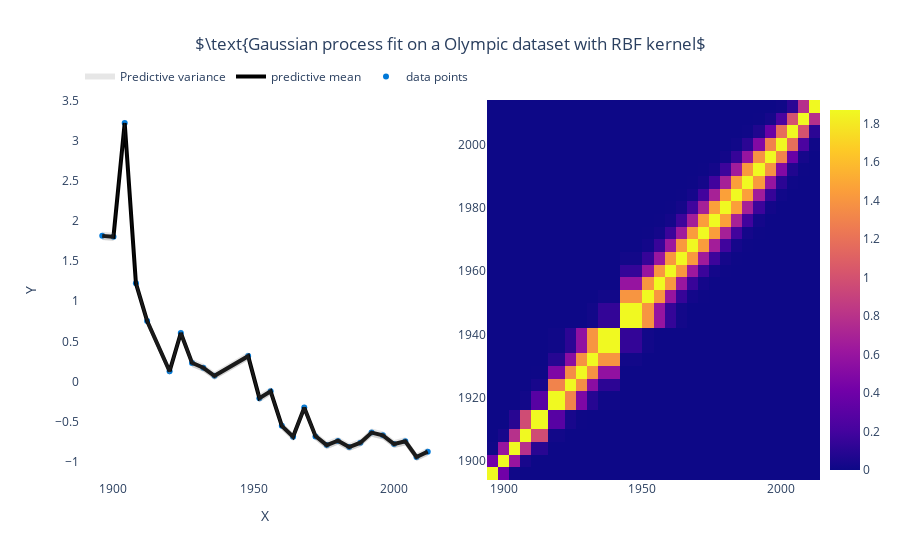

The cell this chart's notebook holds for it:
### Code cell
import torch
from nsgp import NSGP
from nsgp.utils.inducing_functions import f_kmeans

torch.manual_seed(0)

X_bar = f_kmeans(X5, num_inducing_points=4, random_state=0)
model = NSGP(X5, y5, X_bar=X_bar)

optim = torch.optim.Adam(model.parameters(), lr=0.1)

losses = []
model.train()
for _ in range(200):
    optim.zero_grad()
    loss = model.nlml()
    losses.append(loss.item())
    loss.backward()
    optim.step()

# print(losses)
model.eval()

y5_, y5_var = model.predict(X5_)
y5_ = y5_.detach().cpu()
y5_std2 = np.sqrt(y5_var.diagonal().detach().cpu())*2

fig = get_fig(1,2)
fig.update_layout(xaxis={'domain': [0, 0.5]},
        xaxis2={'domain': [0.55, 1]})
fig.add_trace(go.Scatter(x=X5.ravel(), y=y5.ravel(),
                    mode='markers',opacity=1,
                    name='data points',line=dict(width=4, color='#0078D7'), 
                    hovertemplate='(%{x:.2f},%{y:.2f})'), row=1, col=1)
fig.add_trace(go.Scatter(x=X5_.ravel(), y=y5_.ravel(),
                    mode='lines',opacity=1,
                    name='predictive mean',line=dict(width=4, color='black'), 
                    hovertemplate='(%{x:.2f},%{y:.2f})'), row=1, col=1)
fig.add_trace(go.Scatter(x=X5_.ravel(), y=y5_.ravel()-y5_std2.ravel(), fill='tonexty',
                         fillcolor='rgba(128,128,128,0.2)',showlegend=False,name='Predictive variance',
                         hovertemplate='(%{x:.2f},%{y:.2f})',
                    mode='none' # override default markers+lines
                    ), row=1, col=1)
fig.add_trace(go.Scatter(x=X5_.ravel(), y=y5_.ravel()+y5_std2.ravel(), fill='tonexty',
                         fillcolor='rgba(128,128,128,0.2)',
                         hovertemplate='(%{x:.2f},%{y:.2f})',
                    mode= 'none', name='Predictive variance'), row=1, col=1)

fig.add_trace(go.Heatmap(x=X5.ravel(), 
                         y=X5.ravel(), 
                         z=model.GlobalKernel(X5, X5).detach().cpu(),
                         colorbar=dict(x=1)), row=1, col=2)

fig.update_layout(
    title_text='$'+'\\text{Gaussian process fit on a Olympic dataset with RBF kernel$', 
                title_x=0.5,
                xaxis_title="X",
                yaxis_title="Y",
                legend=dict(
    orientation="h", x=0, y=1.1)
                )

fig.show()

### Figure 1 — Plotly figure (JSON) as saved in the notebook; plotly's stock layout.template omitted (floating-point values rounded to 4 significant figures; data arrays with more than 128 entries replaced by an {"elided": "..."} marker saying what was removed)
{"data": [{"hovertemplate": "(%{x:.2f},%{y:.2f})", "line": {"color": "#0078D7", "width": 4}, "mode": "markers", "name": "data points", "opacity": 1, "type": "scatter", "x": [1896, 1900, 1904, 1908, 1912, 1920, 1924, 1928, 1932, 1936, 1948, 1952, 1956, 1960, 1964, 1968, 1972, 1976, 1980, 1984, 1988, 1992, 1996, 2000, 2004, 2008, 2012], "xaxis": "x", "y": [1.813, 1.802, 3.218, 1.222, 0.7518, 0.1276, 0.6045, 0.2311, 0.1713, 0.07022, 0.3157, -0.2075, -0.1212, -0.5524, -0.689, -0.3236, -0.6833, -0.7896, -0.7394, -0.8148, -0.7623, -0.636, -0.6707, -0.7778, -0.7453, -0.9396, -0.8738], "yaxis": "y"}, {"hovertemplate": "(%{x:.2f},%{y:.2f})", "line": {"color": "black", "width": 4}, "mode": "lines", "name": "predictive mean", "opacity": 1, "type": "scatter", "x": [1896, 1900, 1904, 1908, 1912, 1920, 1924, 1928, 1932, 1936, 1948, 1952, 1956, 1960, 1964, 1968, 1972, 1976, 1980, 1984, 1988, 1992, 1996, 2000, 2004, 2008, 2012], "xaxis": "x", "y": [1.813, 1.802, 3.217, 1.222, 0.7516, 0.1281, 0.6036, 0.232, 0.1705, 0.07057, 0.3153, -0.2068, -0.1215, -0.5531, -0.687, -0.3264, -0.6803, -0.7921, -0.7376, -0.8159, -0.7615, -0.6364, -0.6705, -0.7778, -0.7453, -0.9395, -0.8737], "yaxis": "y"}, {"fill": "tonexty", "fillcolor": "rgba(128,128,128,0.2)", "hovertemplate": "(%{x:.2f},%{y:.2f})", "mode": "none", "name": "Predictive variance", "showlegend": false, "type": "scatter", "x": [1896, 1900, 1904, 1908, 1912, 1920, 1924, 1928, 1932, 1936, 1948, 1952, 1956, 1960, 1964, 1968, 1972, 1976, 1980, 1984, 1988, 1992, 1996, 2000, 2004, 2008, 2012], "xaxis": "x", "y": [1.762, 1.751, 3.167, 1.172, 0.7013, 0.07774, 0.5533, 0.1817, 0.1202, 0.02024, 0.265, -0.2571, -0.1718, -0.6033, -0.7372, -0.3765, -0.7303, -0.8421, -0.7875, -0.8659, -0.8116, -0.6866, -0.7208, -0.8281, -0.7956, -0.9898, -0.9241], "yaxis": "y"}, {"fill": "tonexty", "fillcolor": "rgba(128,128,128,0.2)", "hovertemplate": "(%{x:.2f},%{y:.2f})", "mode": "none", "name": "Predictive variance", "type": "scatter", "x": [1896, 1900, 1904, 1908, 1912, 1920, 1924, 1928, 1932, 1936, 1948, 1952, 1956, 1960, 1964, 1968, 1972, 1976, 1980, 1984, 1988, 1992, 1996, 2000, 2004, 2008, 2012], "xaxis": "x", "y": [1.863, 1.852, 3.268, 1.272, 0.8019, 0.1784, 0.6539, 0.2823, 0.2208, 0.1209, 0.3656, -0.1565, -0.07127, -0.5029, -0.6369, -0.2763, -0.6303, -0.7421, -0.6876, -0.766, -0.7114, -0.5862, -0.6203, -0.7275, -0.695, -0.8892, -0.8234], "yaxis": "y"}, {"colorbar": {"x": 1}, "type": "heatmap", "x": [1896, 1900, 1904, 1908, 1912, 1920, 1924, 1928, 1932, 1936, 1948, 1952, 1956, 1960, 1964, 1968, 1972, 1976, 1980, 1984, 1988, 1992, 1996, 2000, 2004, 2008, 2012], "xaxis": "x2", "y": [1896, 1900, 1904, 1908, 1912, 1920, 1924, 1928, 1932, 1936, 1948, 1952, 1956, 1960, 1964, 1968, 1972, 1976, 1980, 1984, 1988, 1992, 1996, 2000, 2004, 2008, 2012], "yaxis": "y2", "z": {"elided": "27x27 float values"}}], "layout": {"legend": {"orientation": "h", "x": 0, "y": 1.1}, "paper_bgcolor": "rgb(255,255,255)", "plot_bgcolor": "rgb(255,255,255)", "title": {"text": "$\\text{Gaussian process fit on a Olympic dataset with RBF kernel$", "x": 0.5}, "xaxis": {"anchor": "y", "domain": [0, 0.5], "title": {"text": "X"}}, "xaxis2": {"anchor": "y2", "domain": [0.55, 1]}, "yaxis": {"anchor": "x", "domain": [0, 1], "title": {"text": "Y"}}, "yaxis2": {"anchor": "x2", "domain": [0, 1]}}}
